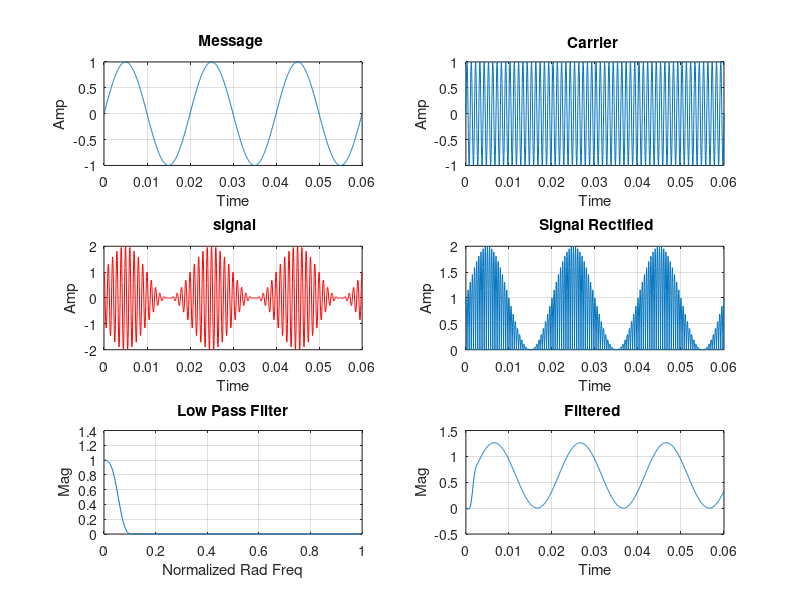

Reproduce this figure in MATLAB.
Fs = 20000; 
T = 1/Fs;
fc= 1000;
f_m=50;
m=1; 
Amp = 1;
t_1= (0:1200)*T;
y_1=sin(2*pi*f_m*t_1); 
y_2=sin(2*pi*fc*t_1);
x= (Amp+m.*sin(2*pi*f_m*t_1)).*cos(2*pi*fc*t_1);

subplot(321)
plot(t_1,y_1);xlabel('Time');ylabel('Amp');
title('Message ');grid on;
subplot(322);plot(t_1,y_2);xlabel('Time');
ylabel('Amp');title('Carrier ');
grid on;

subplot(323)
plot(t_1,x,'r');xlabel('Time');
ylabel('Amp');title(' signal');
grid on;


X = abs (x);
subplot(324);
plot (t_1,X);
xlabel('Time');
ylabel('Amp');
title(' Signal Rectified');grid on;


fp = 150; 
fs = 2000; 
f1 = [0 fp/Fs fs/Fs 1]; 
M = [1 1 0 0];
h = firpm(63,f1,M); 
[H,w] = freqz(h,1,512);
subplot(325)
plot(w/pi,abs(H));
title ('Low Pass Filter');
xlabel ('Normalized Rad Freq');
ylabel ('Mag');grid on;


subplot(326);Y = filter(h,1,X);
plot (t_1,Y);title ('Filtered ');
xlabel ('Time');ylabel ('Mag');
grid on;